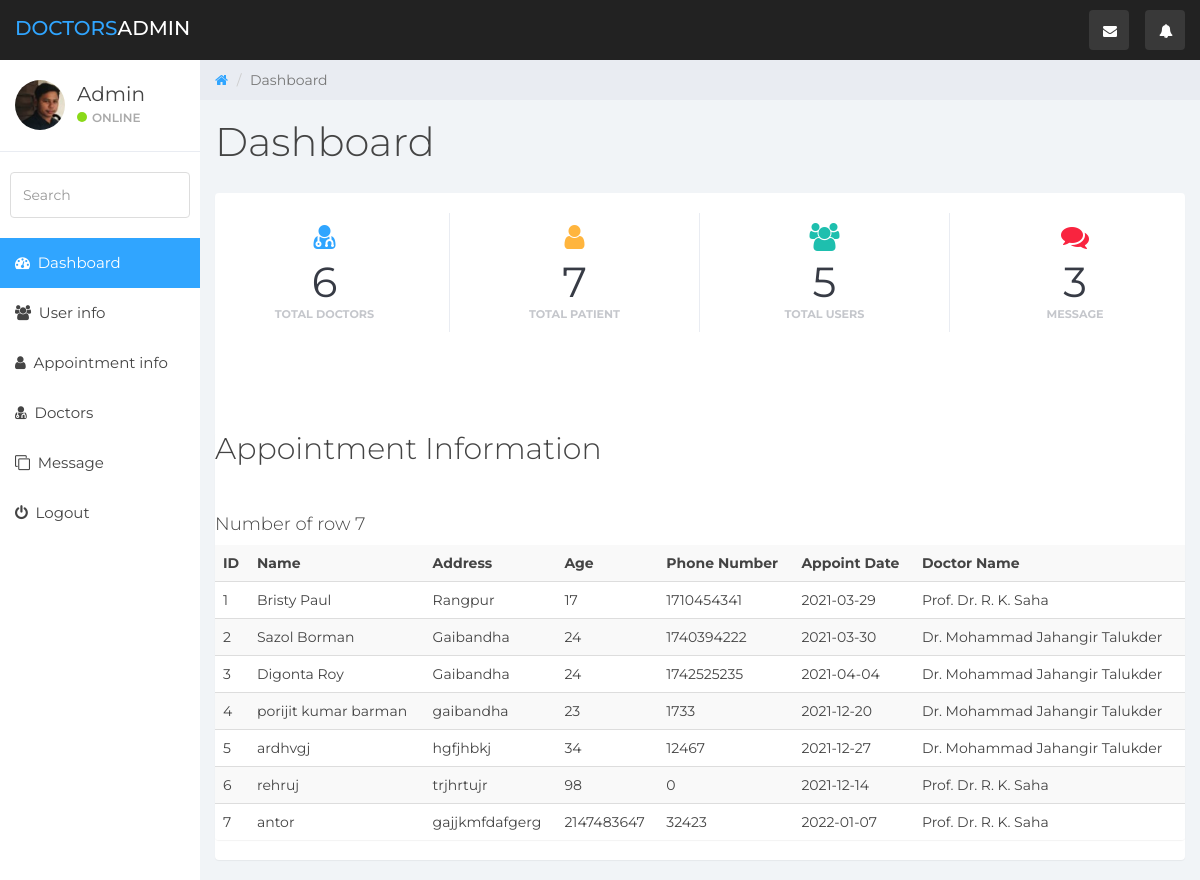
Page /admin/appointmentinfo.php (signed in) on the committed database.
### tables this page shows
CREATE TABLE `appointmentinfo` (
  `id` int(100) NOT NULL,
  `name` varchar(100) NOT NULL,
  `address` varchar(255) NOT NULL,
  `age` int(100) NOT NULL,
  `pnumber` int(100) NOT NULL,
  `date` date NOT NULL,
  `doctorname` varchar(100) NOT NULL
);

### admin/appointmentinfo.php (the view, shortened to what this page needs)
 <?php
include "lip/connection.php";
$sql = "SELECT * FROM web";
$result = $conn->query($sql);
$counting = $result -> num_rows;
 ?>
  <?php
include "lip/connection.php";
$sql = "SELECT * FROM messageinfo";
$result = $conn->query($sql);
$countingg = $result -> num_rows;
 ?>
<?php
include "lip/connection.php";
$sql = "SELECT * FROM appointmentinfo ";
$result = $conn->query($sql);
$count = $result -> num_rows;
 ?>
<!DOCTYPE html>
<html>
<head>
	<link href="css/bootstrap.min.css" rel="stylesheet">
	<link href="css/font-awesome.min.css" rel="stylesheet">
	<link href="css/datepicker3.css" rel="stylesheet">
	<link href="css/styles.css" rel="stylesheet">
</head>
<body>
	<nav class="navbar navbar-custom navbar-fixed-top" role="navigation">
		<div class="container-fluid">
			<div class="navbar-header">
				<a class="navbar-brand" href="#"><span>Doctors</span>Admin</a>
				<ul class="nav navbar-top-links navbar-right">
					<li class="dropdown"><a class="dropdown-toggle count-info" data-toggle="dropdown" href="#">
						<em class="fa fa-envelope"></em><span class="label label-danger"></span>
					</a>
					</li>
					<li class="dropdown"><a class="dropdown-toggle count-info" data-toggle="dropdown" href="#">
						<em class="fa fa-bell"></em><span class="label label-info"></span>
					</a>
					</li>
				</ul>
			</div>
		</div>
	</nav>
	<div id="sidebar-collapse" class="col-sm-3 col-lg-2 sidebar">
		<div class="profile-sidebar">
			<div class="profile-userpic">
				<img src="sazol.jpg" class="img-responsive" alt="">
			</div>
			<div class="profile-usertitle">
				<div class="profile-usertitle-name">Admin</div>
				<div class="profile-usertitle-status"><span class="indicator label-success"></span>Online</div>
			</div>
		</div>
		<form role="search">
			<div class="form-group">
				<input type="text" class="form-control" placeholder="Search">
			</div>
		</form>
		<ul class="nav menu">
			<li class="active"><a href="index.php"><em class="fa fa-dashboard">&nbsp;</em> Dashboard</a></li>
			<li><a href="userinfo.php"><em class="fa fa-users">&nbsp;</em> User info</a></li>
			<li><a href="appointmentinfo.php"><em class="fa fa-user">&nbsp;</em> Appointment info</a></li>
			<li><a href="doctors.php"><em class="fa fa-user-md">&nbsp;</em> Doctors</a></li>
			<li><a href="message.php"><em class="fa fa-clone">&nbsp;</em> Message</a></li>
			<li><a href="login.php"><em class="fa fa-power-off">&nbsp;</em> Logout</a></li>
		</ul>
	</div>
	<div class="col-sm-9 col-sm-offset-3 col-lg-10 col-lg-offset-2 main">
		<div class="row">
			<ol class="breadcrumb">
				<li><a href="#">
					<em class="fa fa-home"></em>
				</a></li>
				<li class="active">Dashboard</li>
			</ol>
		</div>
		<div class="row">
			<div class="col-lg-12">
				<h1 class="page-header">Dashboard</h1>
			</div>
		</div>
		<div class="panel panel-container">
			<div class="row">
				<div class="col-xs-6 col-md-3 col-lg-3 no-padding">
					<div class="panel panel-teal panel-widget border-right">
						<div class="row no-padding"><em class="fa fa-xl fas fa-user-md color-blue"></em>
							<div class="large">6</div>
							<div class="text-muted">Total Doctors</div>
						</div>
					</div>
				</div>
				<div class="col-xs-6 col-md-3 col-lg-3 no-padding">
					<div class="panel panel-blue panel-widget border-right">
						<div class="row no-padding"><em class="fa fa-xl fas fa-user  color-orange"></em>
							<div class="large"><?php echo $count; ?></div>
							<div class="text-muted">Total Patient</div>
						</div>
					</div>
				</div>
				<div class="col-xs-6 col-md-3 col-lg-3 no-padding">
					<div class="panel panel-orange panel-widget border-right">
						<div class="row no-padding"><em class="fa fa-xl fa-users color-teal"></em>
							<div class="large"><?php echo $counting; ?></div>
							<div class="text-muted">Total Users</div>
						</div>
					</div>
				</div>
				<div class="col-xs-6 col-md-3 col-lg-3 no-padding">
					<div class="panel panel-red panel-widget ">
						<div class="row no-padding"><em class="fa fa-xl far fa-comments color-red"></em>
							<div class="large"><?php echo $countingg; ?></div>
							<div class="text-muted">Message</div>
						</div>
					</div>
				</div>
			</div>
			<div class="row">
			<div class="col-md-12">
				<div class="panel panel-default xxx">
					<h2>Appointment Information</h2><br>
	<h4>Number of row <?php echo $count; ?></h4>
	<table class="table table-striped table-dark">
		<tr>
			<th>ID</th>
			<th>Name</th>
			<th>Address</th>
			<th>Age</th>
			<th>Phone Number</th>
			<th>Appoint Date</th>
			<th>Doctor Name</th>
		</tr>
<?php if ($result -> num_rows > 0 ){ ?>
	<?php while($u_row = $result -> fetch_assoc()){ ?>
		<tr>
			<td><?php echo $u_row['id']; ?></td>
			<td><?php echo $u_row['name']; ?></td>
			<td><?php echo $u_row['address']; ?></td>
			<td><?php echo $u_row['age']; ?></td>
			<td><?php echo $u_row['pnumber']; ?></td>
			<td><?php echo $u_row['date']; ?></td>
			<td><?php echo $u_row['doctorname']; ?></td>
		</tr>
	<?php } ?>
	<?php } ?>
	</table>
				</div>
			</div>
		</div>
	</div>
</body>
</html>

### admin/css/styles.css (style rules this page uses)
body { background: #f1f4f7; padding-top: 60px; font-size: 14px; color: #444444; font-family: "Montserrat", "Helvetica Neue", Helvetica, Arial, sans-serif; }
a, a:hover, a:focus { color: #30a5ff; }
h1, h2, h3, h4, h5, h6 { color: #444444; }
h1 { font-weight: 300; font-size: 40px; }
h2 { font-weight: 300; margin-bottom: 20px; }
h3, h4 { font-weight: 300; }
.large { font-size: 2em; }
.text-muted { color: #c5c7cc; }
.color-blue { color: #30a5ff; }
.color-teal { color: #1ebfae; }
.color-orange { color: #ffb53e; }
.color-red { color: #f9243f; }
.no-padding { padding: 0; margin: 0; }
.fa-xl { font-size: 2em; }
input.form-control { border: 1px solid #ddd; box-shadow: none; height: 46px; }
.navbar-custom { background: #222; height: 60px; }
.navbar-header .navbar-brand { color: #fff; font-size: 20px; text-transform: uppercase; font-weight: 500; height: 60px; padding-top: 18px; }
.navbar-header .navbar-brand span { color: #30a5ff; }
.dropdown { background: rgba(255, 255, 255, 0.1); float: left; margin: 10px 8px; padding: 0px; border-radius: 4px; }
.dropdown a.dropdown-toggle { color: #fff; height: 40px; width: 40px; padding-top: 11px; padding-left: 9px; }
.navbar-top-links li:last-child { margin-right: 15px; }
.dropdown em { margin: 0 5px; }
.label-success { background-color: #8ad919; }
.panel { border: 0; }
.panel-container { padding-top: 20px; }
.panel-blue { background: #30a5ff; color: #fff; }
.panel-teal { background: #1ebfae; color: #fff; }
.panel-orange { background: #ffb53e; color: #fff; }
.panel-red { background: #f9243f; color: #fff; }
.panel-widget { padding: 10px 0; position: relative; box-shadow: none; border-radius: 0; background: none; text-align: center; color: #333; }
.panel-widget .text-muted { margin-top: -6px; text-transform: uppercase; font-weight: bold; font-size: 0.8em; }
.panel-widget .large { color: #373b45; font-size: 3em; }
.border-right { border-right: 1px solid #dadbda; }
.panel .border-top, .panel .border-right, .panel .border-bottom, .panel .border-left { border-color: #e9ecf2; }
.navbar { border: 0; }
.sidebar { display: block; padding: 0; display: none; box-shadow: none; background: #fff; }
.sidebar ul { margin: 20px 0px; }
.sidebar form { padding: 10px 0 0 0; margin: 10px 10px 20px 10px; }
@media (min-width: 768px) { .sidebar { display: block; position: fixed; top: 60px; bottom: 0; left: 0; z-index: 1000; display: block; margin: 0; padding: 0; overflow-x: hidden; overflow-y: auto; } }
@media (min-width: 768px) { .navbar-header { width: 100%; } }
.sidebar ul.nav .active a, .sidebar ul.nav li.parent a.active, .sidebar ul.nav .active > a:hover, .sidebar ul.nav li.parent a.active:hover, .sidebar ul.nav .active > a:focus, .sidebar ul.nav li.parent a.active:focus { color: #fff; background-color: #30a5ff; }
.sidebar ul.nav li a { height: 50px; font-size: 15px; line-height: 2em; color: #444444; }
.profile-sidebar { padding: 10px 0; border-bottom: 1px solid #e9ecf2; }
.indicator { width: 10px; height: 10px; display: inline-block; border-radius: 9999px; margin-right: 5px; }
.profile-userpic img { float: left; margin: 10px 0px 0px 15px; width: 50px; height: 50px; border-radius: 9999px !important; }
.profile-usertitle { float: left; text-align: left; margin: 10px 0 0 12px; }
.profile-usertitle-name { font-size: 20px; margin-bottom: 0px; }
.profile-usertitle-status { text-transform: uppercase; color: #AAA; font-size: 12px; font-weight: 600; margin-bottom: 15px; }
.breadcrumb { border-radius: 0; padding: 10px 15px 10px 15px; background: #e9ecf2; margin: 0; }
h1.page-header { margin-top: 20px; border-bottom: 0; }
.table { background: #fff; }

### admin/appointmentinfo.php (style rules this page uses)
.xxx { margin-top: 80px; }

### rows in the picture
appointmentinfo: id "1", name "Bristy Paul", address "Rangpur", age "17", pnumber "1710454341", date "2021-03-29", doctorname "Prof. Dr. R. K. Saha"
appointmentinfo: id "2", name "Sazol Borman", address "Gaibandha", age "24", pnumber "1740394222", date "2021-03-30", doctorname "Dr. Mohammad Jahangir Talukder"
appointmentinfo: id "3", name "Digonta Roy", address "Gaibandha", age "24", pnumber "1742525235", date "2021-04-04", doctorname "Dr. Mohammad Jahangir Talukder"
appointmentinfo: id "4", name "porijit kumar barman", address "gaibandha", age "23", pnumber "1733", date "2021-12-20", doctorname "Dr. Mohammad Jahangir Talukder"
appointmentinfo: id "5", name "ardhvgj", address "hgfjhbkj", age "34", pnumber "12467", date "2021-12-27", doctorname "Dr. Mohammad Jahangir Talukder"
appointmentinfo: id "6", name "rehruj", address "trjhrtujr", age "98", pnumber "0", date "2021-12-14", doctorname "Prof. Dr. R. K. Saha"
appointmentinfo: id "7", name "antor", address "gajjkmfdafgerg", age "2147483647", pnumber "32423", date "2022-01-07", doctorname "Prof. Dr. R. K. Saha"

### other values in the picture
$count "7"
$counting "5"
$countingg "3"
